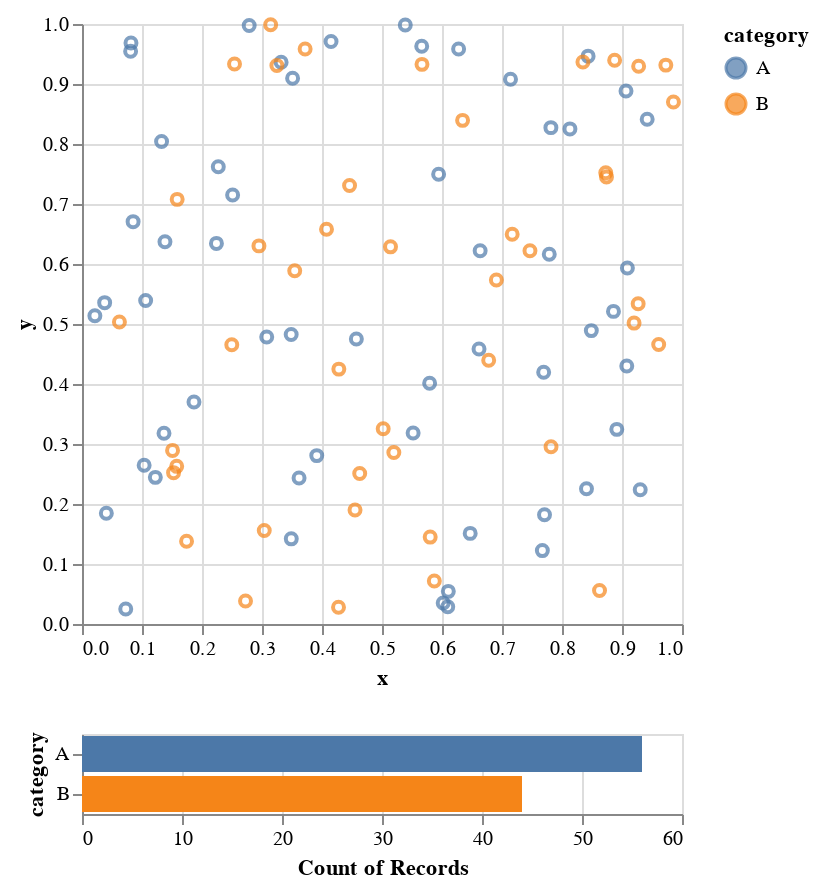

This figure's notebook cell:
### Code cell
brushing_chart

### Figure 1 — Vega-Lite specification as saved in the notebook (floating-point values rounded to 4 significant figures)
{"config": {"view": {"continuousWidth": 300, "continuousHeight": 300}}, "vconcat": [{"mark": {"type": "point"}, "encoding": {"color": {"condition": {"param": "param_38", "field": "category"}, "value": "lightgray"}, "x": {"field": "x", "type": "quantitative"}, "y": {"field": "y", "type": "quantitative"}}, "name": "view_24"}, {"mark": {"type": "bar"}, "encoding": {"color": {"field": "category", "type": "nominal"}, "x": {"aggregate": "count", "type": "quantitative"}, "y": {"field": "category", "type": "nominal"}}, "transform": [{"filter": {"param": "param_38"}}]}], "data": {"name": "data-a8c7ce2fac18bab40a072fa0fde0afc0"}, "params": [{"name": "param_38", "select": {"type": "interval"}, "views": ["view_24"]}], "$schema": "https://vega.github.io/schema/vega-lite/v5.17.0.json", "datasets": {"data-a8c7ce2fac18bab40a072fa0fde0afc0": [{"x": 0.6105, "y": 0.05439, "category": "A"}, {"x": 0.3079, "y": 0.4783, "category": "A"}, {"x": 0.3913, "y": 0.2806, "category": "A"}, {"x": 0.2542, "y": 0.9333, "category": "B"}, {"x": 0.7788, "y": 0.6162, "category": "A"}, {"x": 0.3319, "y": 0.9363, "category": "A"}, {"x": 0.6636, "y": 0.6221, "category": "A"}, {"x": 0.3618, "y": 0.2434, "category": "A"}, {"x": 0.4275, "y": 0.02789, "category": "B"}, {"x": 0.3488, "y": 0.1419, "category": "A"}, {"x": 0.909, "y": 0.5934, "category": "A"}, {"x": 0.9269, "y": 0.5338, "category": "B"}, {"x": 0.8435, "y": 0.9464, "category": "A"}, {"x": 0.02147, "y": 0.5137, "category": "A"}, {"x": 0.08103, "y": 0.9547, "category": "A"}, {"x": 0.5872, "y": 0.07161, "category": "B"}, {"x": 0.06238, "y": 0.5033, "category": "B"}, {"x": 0.1866, "y": 0.3701, "category": "A"}, {"x": 0.9201, "y": 0.5015, "category": "B"}, {"x": 0.2496, "y": 0.4655, "category": "B"}, {"x": 0.1326, "y": 0.804, "category": "A"}, {"x": 0.5197, "y": 0.2859, "category": "B"}, {"x": 0.6778, "y": 0.4395, "category": "B"}, {"x": 0.6617, "y": 0.4583, "category": "A"}, {"x": 0.5803, "y": 0.1448, "category": "B"}, {"x": 0.942, "y": 0.8413, "category": "A"}, {"x": 0.602, "y": 0.035, "category": "A"}, {"x": 0.5388, "y": 0.9984, "category": "A"}, {"x": 0.9304, "y": 0.2237, "category": "A"}, {"x": 0.9277, "y": 0.9297, "category": "B"}, {"x": 0.2949, "y": 0.6302, "category": "B"}, {"x": 0.973, "y": 0.9315, "category": "B"}, {"x": 0.1578, "y": 0.2628, "category": "B"}, {"x": 0.9079, "y": 0.4301, "category": "A"}, {"x": 0.1036, "y": 0.2646, "category": "A"}, {"x": 0.1383, "y": 0.6371, "category": "A"}, {"x": 0.8626, "y": 0.05574, "category": "B"}, {"x": 0.08162, "y": 0.9683, "category": "A"}, {"x": 0.4281, "y": 0.4248, "category": "B"}, {"x": 0.5662, "y": 0.9629, "category": "A"}, {"x": 0.717, "y": 0.6496, "category": "B"}, {"x": 0.8349, "y": 0.9366, "category": "B"}, {"x": 0.6906, "y": 0.5733, "category": "B"}, {"x": 0.8132, "y": 0.8252, "category": "A"}, {"x": 0.5666, "y": 0.9327, "category": "B"}, {"x": 0.1509, "y": 0.2893, "category": "B"}, {"x": 0.1526, "y": 0.2523, "category": "B"}, {"x": 0.8729, "y": 0.7522, "category": "B"}, {"x": 0.6343, "y": 0.8394, "category": "B"}, {"x": 0.5944, "y": 0.7495, "category": "A"}, {"x": 0.3038, "y": 0.1558, "category": "B"}, {"x": 0.7142, "y": 0.908, "category": "A"}, {"x": 0.5142, "y": 0.6286, "category": "B"}, {"x": 0.04059, "y": 0.1846, "category": "A"}, {"x": 0.8877, "y": 0.9396, "category": "B"}, {"x": 0.2786, "y": 0.9975, "category": "A"}, {"x": 0.2272, "y": 0.762, "category": "A"}, {"x": 0.1367, "y": 0.3179, "category": "A"}, {"x": 0.5519, "y": 0.3184, "category": "A"}, {"x": 0.1586, "y": 0.7077, "category": "B"}, {"x": 0.1222, "y": 0.2444, "category": "A"}, {"x": 0.7466, "y": 0.622, "category": "B"}, {"x": 0.7673, "y": 0.1223, "category": "A"}, {"x": 0.08516, "y": 0.6706, "category": "A"}, {"x": 0.1061, "y": 0.5392, "category": "A"}, {"x": 0.8489, "y": 0.489, "category": "A"}, {"x": 0.07291, "y": 0.02505, "category": "A"}, {"x": 0.5794, "y": 0.4014, "category": "A"}, {"x": 0.2725, "y": 0.03837, "category": "B"}, {"x": 0.251, "y": 0.715, "category": "A"}, {"x": 0.6277, "y": 0.9584, "category": "A"}, {"x": 0.6096, "y": 0.02883, "category": "A"}, {"x": 0.351, "y": 0.9097, "category": "A"}, {"x": 0.9611, "y": 0.4658, "category": "B"}, {"x": 0.7817, "y": 0.2954, "category": "B"}, {"x": 0.3248, "y": 0.9308, "category": "B"}, {"x": 0.502, "y": 0.3255, "category": "B"}, {"x": 0.1743, "y": 0.138, "category": "B"}, {"x": 0.8408, "y": 0.2255, "category": "A"}, {"x": 0.647, "y": 0.151, "category": "A"}, {"x": 0.4459, "y": 0.7309, "category": "B"}, {"x": 0.3144, "y": 0.9987, "category": "B"}, {"x": 0.4075, "y": 0.658, "category": "B"}, {"x": 0.9857, "y": 0.87, "category": "B"}, {"x": 0.8741, "y": 0.7452, "category": "B"}, {"x": 0.7815, "y": 0.8273, "category": "A"}, {"x": 0.2241, "y": 0.6343, "category": "A"}, {"x": 0.4151, "y": 0.9709, "category": "A"}, {"x": 0.9067, "y": 0.8883, "category": "A"}, {"x": 0.7695, "y": 0.4196, "category": "A"}, {"x": 0.455, "y": 0.1899, "category": "B"}, {"x": 0.3719, "y": 0.9584, "category": "B"}, {"x": 0.03776, "y": 0.5356, "category": "A"}, {"x": 0.8858, "y": 0.521, "category": "A"}, {"x": 0.3486, "y": 0.4826, "category": "A"}, {"x": 0.4573, "y": 0.4749, "category": "A"}, {"x": 0.3545, "y": 0.5887, "category": "B"}, {"x": 0.7709, "y": 0.1822, "category": "A"}, {"x": 0.8913, "y": 0.3244, "category": "A"}, {"x": 0.4628, "y": 0.2508, "category": "B"}]}}
